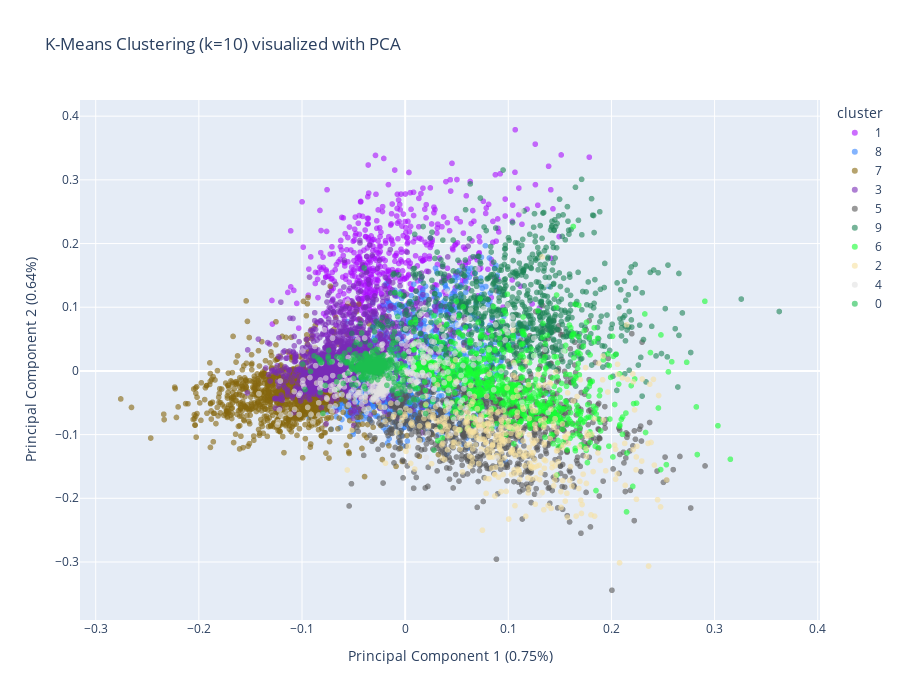

This figure's notebook cell:
### Code cell
import plotly.express as px
from sklearn.decomposition import PCA

metadata_aligned = metadata.reset_index(drop=True)

# 1. Dimensionality Reduction using PCA (Same as before)
# The components array is already 0-indexed.
pca = PCA(n_components=2)
components = pca.fit_transform(tfidf_matrix.toarray())

# Create a DataFrame for plotting
pca_df = pd.DataFrame(data=components, columns=['PC1', 'PC2'])

# 2. Add features from the ALIGNED metadata DataFrame
pca_df['cluster'] = metadata_aligned['cluster'].astype(str)
pca_df['title'] = metadata_aligned['title']        # CORRECTED: Takes title from the ALIGNED metadata
pca_df['genres'] = metadata_aligned['genres']      # CORRECTED: Takes genres from the ALIGNED metadata

# --- 3. Interactive Plotting with Plotly Express (Your original code, now working) ---

fig = px.scatter(
    pca_df,
    x='PC1',
    y='PC2',
    color='cluster',
    hover_data=['title', 'genres'], # These columns now exist in pca_df
    title=f'K-Means Clustering (k={NUM_CLUSTERS}) visualized with PCA',
    color_discrete_sequence=px.colors.qualitative.Alphabet,
    opacity=0.6
)

# Customize axis labels to show explained variance
pc1_variance = pca.explained_variance_ratio_[0] * 100
pc2_variance = pca.explained_variance_ratio_[1] * 100

fig.update_layout(
    xaxis_title=f"Principal Component 1 ({pc1_variance:.2f}%)",
    yaxis_title=f"Principal Component 2 ({pc2_variance:.2f}%)",
    height=700
)

fig.show()

### Figure 1 — Plotly figure (JSON) as saved in the notebook; plotly's stock layout.template omitted (floating-point values rounded to 4 significant figures; data arrays with more than 128 entries replaced by an {"elided": "..."} marker saying what was removed)
{"data": [{"customdata": {"elided": "587x2 str values"}, "hovertemplate": "cluster=1<br>PC1=%{x}<br>PC2=%{y}<br>title=%{customdata[0]}<br>genres=%{customdata[1]}<extra></extra>", "legendgroup": "1", "marker": {"color": "#AA0DFE", "opacity": 0.6, "symbol": "circle"}, "mode": "markers", "name": "1", "showlegend": true, "type": "scattergl", "x": {"elided": "587 float values"}, "xaxis": "x", "y": {"elided": "587 float values"}, "yaxis": "y"}, {"customdata": {"elided": "2044x2 str values"}, "hovertemplate": "cluster=8<br>PC1=%{x}<br>PC2=%{y}<br>title=%{customdata[0]}<br>genres=%{customdata[1]}<extra></extra>", "legendgroup": "8", "marker": {"color": "#3283FE", "opacity": 0.6, "symbol": "circle"}, "mode": "markers", "name": "8", "showlegend": true, "type": "scattergl", "x": {"elided": "2044 float values"}, "xaxis": "x", "y": {"elided": "2044 float values"}, "yaxis": "y"}, {"customdata": {"elided": "1333x2 str values"}, "hovertemplate": "cluster=7<br>PC1=%{x}<br>PC2=%{y}<br>title=%{customdata[0]}<br>genres=%{customdata[1]}<extra></extra>", "legendgroup": "7", "marker": {"color": "#85660D", "opacity": 0.6, "symbol": "circle"}, "mode": "markers", "name": "7", "showlegend": true, "type": "scattergl", "x": {"elided": "1333 float values"}, "xaxis": "x", "y": {"elided": "1333 float values"}, "yaxis": "y"}, {"customdata": {"elided": "1892x2 str values"}, "hovertemplate": "cluster=3<br>PC1=%{x}<br>PC2=%{y}<br>title=%{customdata[0]}<br>genres=%{customdata[1]}<extra></extra>", "legendgroup": "3", "marker": {"color": "#782AB6", "opacity": 0.6, "symbol": "circle"}, "mode": "markers", "name": "3", "showlegend": true, "type": "scattergl", "x": {"elided": "1892 float values"}, "xaxis": "x", "y": {"elided": "1892 float values"}, "yaxis": "y"}, {"customdata": {"elided": "1091x2 str values"}, "hovertemplate": "cluster=5<br>PC1=%{x}<br>PC2=%{y}<br>title=%{customdata[0]}<br>genres=%{customdata[1]}<extra></extra>", "legendgroup": "5", "marker": {"color": "#565656", "opacity": 0.6, "symbol": "circle"}, "mode": "markers", "name": "5", "showlegend": true, "type": "scattergl", "x": {"elided": "1091 float values"}, "xaxis": "x", "y": {"elided": "1091 float values"}, "yaxis": "y"}, {"customdata": {"elided": "816x2 str values"}, "hovertemplate": "cluster=9<br>PC1=%{x}<br>PC2=%{y}<br>title=%{customdata[0]}<br>genres=%{customdata[1]}<extra></extra>", "legendgroup": "9", "marker": {"color": "#1C8356", "opacity": 0.6, "symbol": "circle"}, "mode": "markers", "name": "9", "showlegend": true, "type": "scattergl", "x": {"elided": "816 float values"}, "xaxis": "x", "y": {"elided": "816 float values"}, "yaxis": "y"}, {"customdata": {"elided": "764x2 str values"}, "hovertemplate": "cluster=6<br>PC1=%{x}<br>PC2=%{y}<br>title=%{customdata[0]}<br>genres=%{customdata[1]}<extra></extra>", "legendgroup": "6", "marker": {"color": "#16FF32", "opacity": 0.6, "symbol": "circle"}, "mode": "markers", "name": "6", "showlegend": true, "type": "scattergl", "x": {"elided": "764 float values"}, "xaxis": "x", "y": {"elided": "764 float values"}, "yaxis": "y"}, {"customdata": {"elided": "420x2 str values"}, "hovertemplate": "cluster=2<br>PC1=%{x}<br>PC2=%{y}<br>title=%{customdata[0]}<br>genres=%{customdata[1]}<extra></extra>", "legendgroup": "2", "marker": {"color": "#F7E1A0", "opacity": 0.6, "symbol": "circle"}, "mode": "markers", "name": "2", "showlegend": true, "type": "scattergl", "x": {"elided": "420 float values"}, "xaxis": "x", "y": {"elided": "420 float values"}, "yaxis": "y"}, {"customdata": {"elided": "384x2 str values"}, "hovertemplate": "cluster=4<br>PC1=%{x}<br>PC2=%{y}<br>title=%{customdata[0]}<br>genres=%{customdata[1]}<extra></extra>", "legendgroup": "4", "marker": {"color": "#E2E2E2", "opacity": 0.6, "symbol": "circle"}, "mode": "markers", "name": "4", "showlegend": true, "type": "scattergl", "x": {"elided": "384 float values"}, "xaxis": "x", "y": {"elided": "384 float values"}, "yaxis": "y"}, {"customdata": {"elided": "411x2 str values"}, "hovertemplate": "cluster=0<br>PC1=%{x}<br>PC2=%{y}<br>title=%{customdata[0]}<br>genres=%{customdata[1]}<extra></extra>", "legendgroup": "0", "marker": {"color": "#1CBE4F", "opacity": 0.6, "symbol": "circle"}, "mode": "markers", "name": "0", "showlegend": true, "type": "scattergl", "x": {"elided": "411 float values"}, "xaxis": "x", "y": {"elided": "411 float values"}, "yaxis": "y"}], "layout": {"height": 700, "legend": {"title": {"text": "cluster"}, "tracegroupgap": 0}, "title": {"text": "K-Means Clustering (k=10) visualized with PCA"}, "xaxis": {"anchor": "y", "domain": [0, 1], "title": {"text": "Principal Component 1 (0.75%)"}}, "yaxis": {"anchor": "x", "domain": [0, 1], "title": {"text": "Principal Component 2 (0.64%)"}}}}
